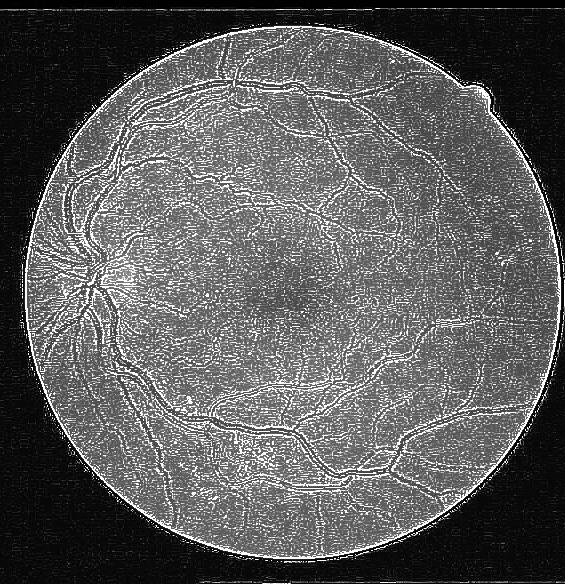
#> input picture result_image_视网膜.jpg, 565 x 584 px, found by its file name
$ python gray_transform.py
#> lines starting #> are read from the running program, lines starting #| are printed output that depends on the picture
#> further down, image is the input picture: shape (584, 565); min 0, max 255, mean 92.4
import cv2
import numpy as np

def apply_log_transform(image):
    # Convert image to float32 for precision
    image = np.float32(image)
    # Apply log transform
    log_image = cv2.log(image + 1)
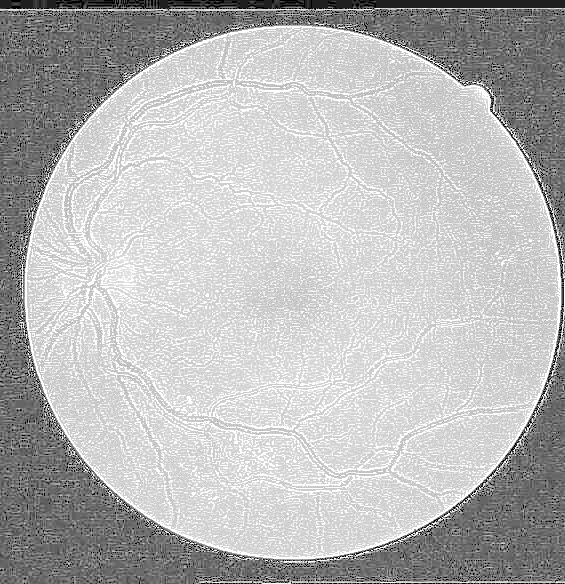
#> log_image: shape (584, 565) float32; min 0, max 5.55, mean 4.01; drawn with min black and max white
    # Normalize the image to the range [0, 255]
    log_image = cv2.normalize(log_image, None, 0, 255, cv2.NORM_MINMAX)
    # Convert back to uint8
    log_image = np.uint8(log_image)
    return log_image

# Load the image
image = cv2.imread('./result_image_视网膜.jpg', cv2.IMREAD_GRAYSCALE)

# Apply log transform
log_transformed_image = apply_log_transform(image)

# Save the result
cv2.imshow('simple_transform.jpg', log_transformed_image)
cv2.waitKey(0)
image2 = cv2.imread('log_transformed_image.jpg', cv2.IMREAD_GRAYSCALE)
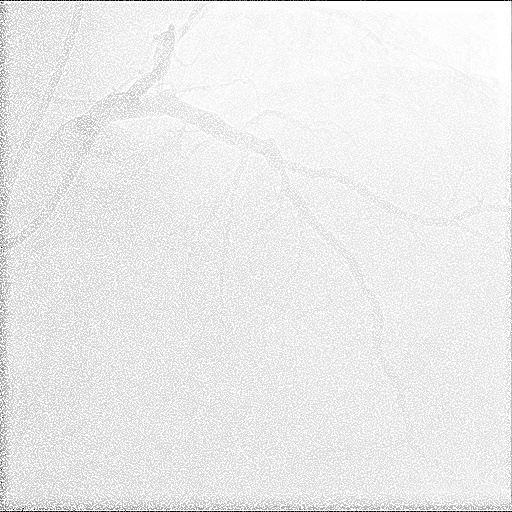
#> input picture 第二次作业/images1/log_transformed_image.jpg, 512 x 512 px, found by its file name
#> image2 is the input picture: shape (512, 512); min 0, max 255, mean 235.3
cv2.imshow('image2', image2)
cv2.waitKey(0)
